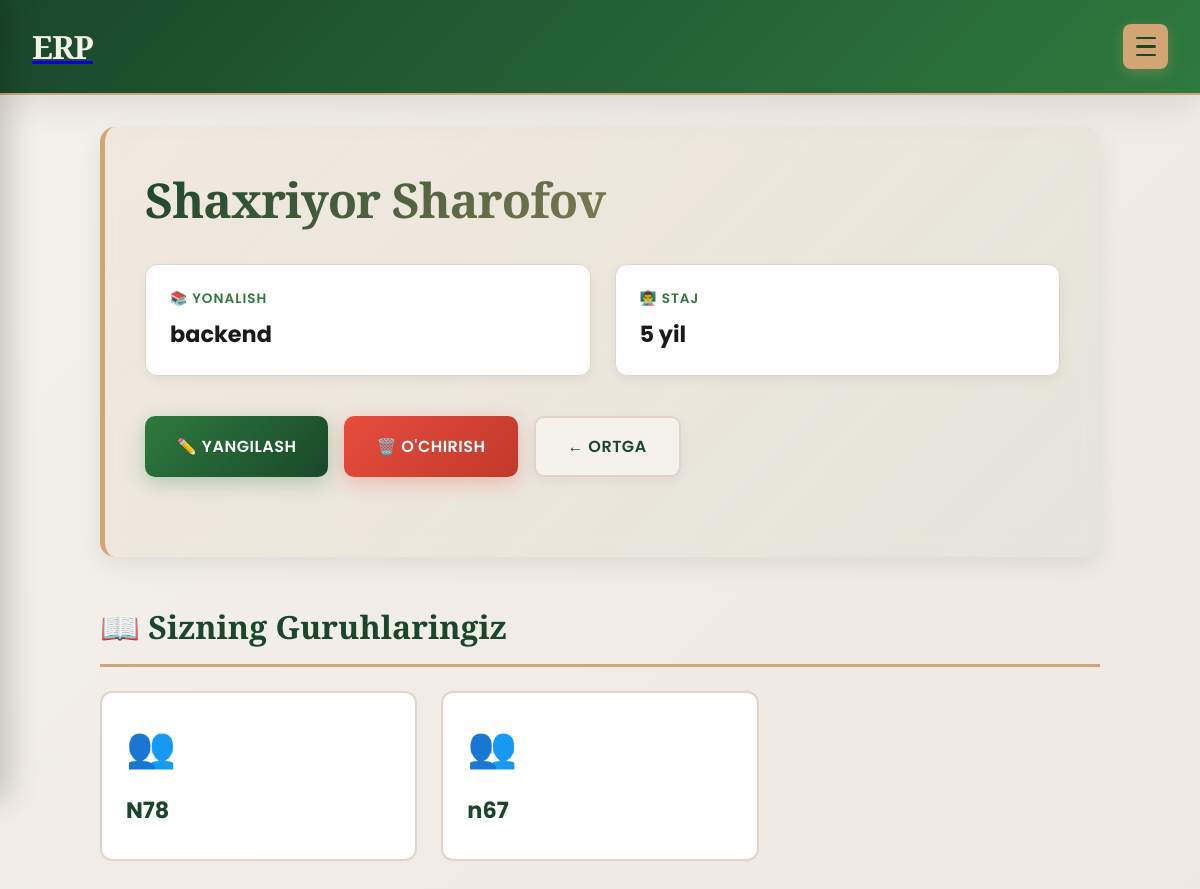
The page /teacher/1/ on the database its author committed.
### erp/models.py (models this page shows, shortened)
class Teacher(models.Model):
    ism = models.CharField(max_length=150)
    familiya = models.CharField(max_length=150)
    yonalish = models.CharField(max_length=150,choices=YonalishChoice.choices, default=YonalishChoice.BACKEND)
    staj = models.IntegerField(default=0)
    class Meta:
        db_table = "teacher"
        verbose_name = "Teacher"
        verbose_name_plural = "Teacherlar"

class Guruh(models.Model):
    guruh_nomi = models.CharField(max_length=150,verbose_name="Guruh nomi")
    yonalish = models.CharField(max_length=50,choices=YonalishChoice.choices,default=YonalishChoice.BACKEND)
    boshlanish_sanasi = models.DateField(verbose_name="Boshlanish sanasi")
    tugash_sanasi = models.DateField(verbose_name="Tugash sanasi")
    oqituvchi = models.ForeignKey(Teacher,on_delete=models.RESTRICT)
    class Meta:
        db_table = "guruh"
        verbose_name = "Guruh"
        verbose_name_plural = "Guruhlar"

### erp/views.py (the view)
# urls.py: path("teacher/<int:pk>/",TeacherDetailView.as_view(),name="teacher-detail"),
class TeacherDetailView(View):
    def get(self, request, pk):
        teacher = get_object_or_404(Teacher, pk=pk)
        teacher_groups = Guruh.objects.filter(oqituvchi__pk=teacher.pk)
        return render(request, "teacher/detail.html",context={"teacher": teacher,"teacher_groups": teacher_groups})

### templates/teacher/detail.html (shortened to what this page needs)
{% extends "base.html" %}
{% block content %}
<div class="detail-container">
    <div class="detail-header">
        <h1 class="teacher-name">{{ teacher.ism }} {{ teacher.familiya }}</h1>
        <div class="info-grid">
            <div class="info-card">
                <div class="info-label">📚 Yonalish</div>
                <div class="info-value">{{ teacher.yonalish }}</div>
            </div>
            <div class="info-card">
                <div class="info-label">👨‍🏫 Staj</div>
                <div class="info-value">{{ teacher.staj }} yil</div>
            </div>
        </div>
        <div class="action-buttons">
            <a href="{% url 'teacher-update' teacher.pk %}" class="btn btn-edit">✏️ Yangilash</a>
            <a href="{% url 'teacher-delete' teacher.pk %}" class="btn btn-delete">🗑️ O'chirish</a>
            <a href="{% url 'teacher-list' %}" class="btn btn-back">← Ortga</a>
        </div>
    </div>
    <h2 class="section-title">📖 Sizning Guruhlaringiz</h2>
    <div class="groups-container">
        {% for group in teacher_groups %}
            <div class="group-card">
                <a href="{% url 'guruh-detail' group.pk %}">
                    <div class="group-icon">👥</div>
                    <h3 class="group-name">{{ group.guruh_nomi }}</h3>
                </a>
            </div>
        {% empty %}
            <div style="grid-column: 1 / -1; text-align: center; padding: 2rem; color: var(--secondary);">
                <p style="font-size: 1.1rem; font-weight: 500;">Hozircha guruh biriktirilmagan</p>
            </div>
        {% endfor %}
    </div>
</div>
{% endblock content %}

### templates/base.html (style rules this page uses)
* { margin: 0; padding: 0; box-sizing: border-box; }
:root { --primary: #1a472a; --secondary: #2d7a3e; --accent: #d4a574; --light: #f5f1ed; --dark: #0f1419; --text: #1a1a1a; --border: #e0d5c7; --shadow: 0 10px 40px rgba(0, 0, 0, 0.1); }
body { font-family: 'Poppins', sans-serif; background: linear-gradient(135deg, #f5f1ed 0%, #ede8e0 100%); color: var(--text); overflow-x: hidden; min-height: 100vh; }

### templates/teacher/detail.html (style rules this page uses)
.detail-container { max-width: 1000px; margin: 0 auto; }
.detail-header { background: linear-gradient(135deg, rgba(212, 165, 116, 0.1) 0%, rgba(45, 122, 62, 0.05) 100%); padding: 2.5rem; border-radius: 15px; border-left: 5px solid var(--accent); box-shadow: 0 8px 24px rgba(0, 0, 0, 0.08); margin-bottom: 3rem; backdrop-filter: blur(10px); }
.teacher-name { font-family: 'Playfair Display', serif; font-size: 3rem; font-weight: 900; background: linear-gradient(135deg, var(--primary) 0%, var(--accent) 100%); -webkit-background-clip: text; -webkit-text-fill-color: transparent; background-clip: text; margin-bottom: 1.5rem; letter-spacing: -1px; }
.info-grid { display: grid; grid-template-columns: repeat(auto-fit, minmax(220px, 1fr)); gap: 1.5rem; margin-top: 2rem; }
.info-card { background: white; padding: 1.5rem; border-radius: 12px; border: 1px solid var(--border); box-shadow: 0 4px 12px rgba(0, 0, 0, 0.05); transition: all 0.3s ease; }
.info-label { font-size: 0.85rem; font-weight: 600; text-transform: uppercase; letter-spacing: 1px; color: var(--secondary); margin-bottom: 0.5rem; }
.info-value { font-size: 1.4rem; font-weight: 700; color: var(--text); }
.section-title { font-family: 'Playfair Display', serif; font-size: 2rem; font-weight: 700; margin: 2.5rem 0 1.5rem; padding-bottom: 1rem; border-bottom: 3px solid var(--accent); color: var(--primary); }
.groups-container { display: grid; grid-template-columns: repeat(auto-fill, minmax(260px, 1fr)); gap: 1.5rem; margin-bottom: 3rem; }
.group-card { background: white; border-radius: 12px; padding: 1.5rem; border: 2px solid var(--border); transition: all 0.3s cubic-bezier(0.23, 1, 0.320, 1); cursor: pointer; position: relative; overflow: hidden; }
.group-card::before { content: ''; position: absolute; top: 0; left: -100%; width: 100%; height: 100%; background: linear-gradient(90deg, transparent, rgba(212, 165, 116, 0.2), transparent); transition: left 0.5s ease; }
.group-card a { text-decoration: none; color: inherit; }
.group-name { font-size: 1.4rem; font-weight: 700; color: var(--primary); margin-bottom: 0.5rem; transition: color 0.3s ease; }
.group-icon { font-size: 2.5rem; margin-bottom: 1rem; }
.action-buttons { display: flex; gap: 1rem; flex-wrap: wrap; margin: 2.5rem 0; }
.btn { padding: 1rem 2rem; border: none; border-radius: 10px; font-size: 1rem; font-weight: 600; cursor: pointer; transition: all 0.3s cubic-bezier(0.23, 1, 0.320, 1); text-decoration: none; display: inline-flex; align-items: center; gap: 0.5rem; text-transform: uppercase; letter-spacing: 0.5px; }
.btn-edit { background: linear-gradient(135deg, var(--secondary) 0%, var(--primary) 100%); color: white; box-shadow: 0 6px 20px rgba(45, 122, 62, 0.3); }
.btn-delete { background: linear-gradient(135deg, #e74c3c 0%, #c0392b 100%); color: white; box-shadow: 0 6px 20px rgba(231, 76, 60, 0.3); }
.btn-back { background: var(--light); color: var(--primary); border: 2px solid var(--border); box-shadow: 0 4px 12px rgba(0, 0, 0, 0.05); }

### rows shown on the page
Teacher: ism "Shaxriyor", familiya "Sharofov", yonalish "backend", staj "5"
Guruh: guruh_nomi "N78"
Guruh: guruh_nomi "n67"
